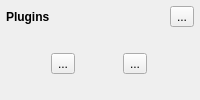
     <widget class="QWidget" name="Plugin">
      <attribute name="icon">
       <iconset resource="../icons.qrc">
        <normaloff>:/glmixer/icons/plugin-small.png</normaloff>:/glmixer/icons/plugin-small.png</iconset>
      </attribute>
      <attribute name="title">
       <string notr="true"/>
      </attribute>
      <layout class="QVBoxLayout" name="pluginBrowserLayout">
       <property name="leftMargin">
        <number>6</number>
       </property>
       <property name="topMargin">
        <number>6</number>
       </property>
       <property name="rightMargin">
        <number>6</number>
       </property>
       <property name="bottomMargin">
        <number>6</number>
       </property>
       <item>
        <layout class="QHBoxLayout" name="horizontalLayout_12">
         <item>
          <widget class="QLabel" name="label_5">
           <property name="styleSheet">
            <string notr="true">font: bold;</string>
           </property>
           <property name="text">
            <string>Plugins</string>
           </property>
           <property name="margin">
            <number>2</number>
           </property>
          </widget>
         </item>
         <item>
          <widget class="QToolButton" name="resetPlugins">
           <property name="toolTip">
            <string>Clear all</string>
           </property>
           <property name="text">
            <string>...</string>
           </property>
           <property name="icon">
            <iconset resource="../icons.qrc">
             <normaloff>:/glmixer/icons/clean.png</normaloff>:/glmixer/icons/clean.png</iconset>
           </property>
          </widget>
         </item>
        </layout>
       </item>
       <item>
        <widget class="QWidget" name="widget" native="true">
         <layout class="QHBoxLayout" name="horizontalLayout_3">
          <property name="spacing">
           <number>3</number>
          </property>
          <property name="leftMargin">
           <number>0</number>
          </property>
          <property name="topMargin">
           <number>2</number>
          </property>
          <property name="rightMargin">
           <number>0</number>
          </property>
          <property name="bottomMargin">
           <number>2</number>
          </property>
          <item>
           <widget class="QToolButton" name="addPlugin">
            <property name="toolTip">
             <string>Add a Freeframe plugin (shared library)</string>
            </property>
            <property name="text">
             <string>...</string>
            </property>
            <property name="icon">
             <iconset resource="../icons.qrc">
              <normaloff>:/glmixer/icons/freeframe.png</normaloff>:/glmixer/icons/freeframe.png</iconset>
            </property>
            <property name="iconSize">
             <size>
              <width>120</width>
              <height>24</height>
             </size>
            </property>
           </widget>
          </item>
          <item>
           <widget class="QToolButton" name="addShadertoyPlugin">
            <property name="toolTip">
             <string>Add a Shadertoy plugin (GLSL code)</string>
            </property>
            <property name="text">
             <string>...</string>
            </property>
            <property name="icon">
             <iconset resource="../icons.qrc">
              <normaloff>:/glmixer/icons/shadertoy_black.png</normaloff>:/glmixer/icons/shadertoy_black.png</iconset>
            </property>
            <property name="iconSize">
             <size>
              <width>120</width>
              <height>24</height>
             </size>
            </property>
           </widget>
          </item>
         </layout>
        </widget>
       </item>
      </layout>
     </widget>
